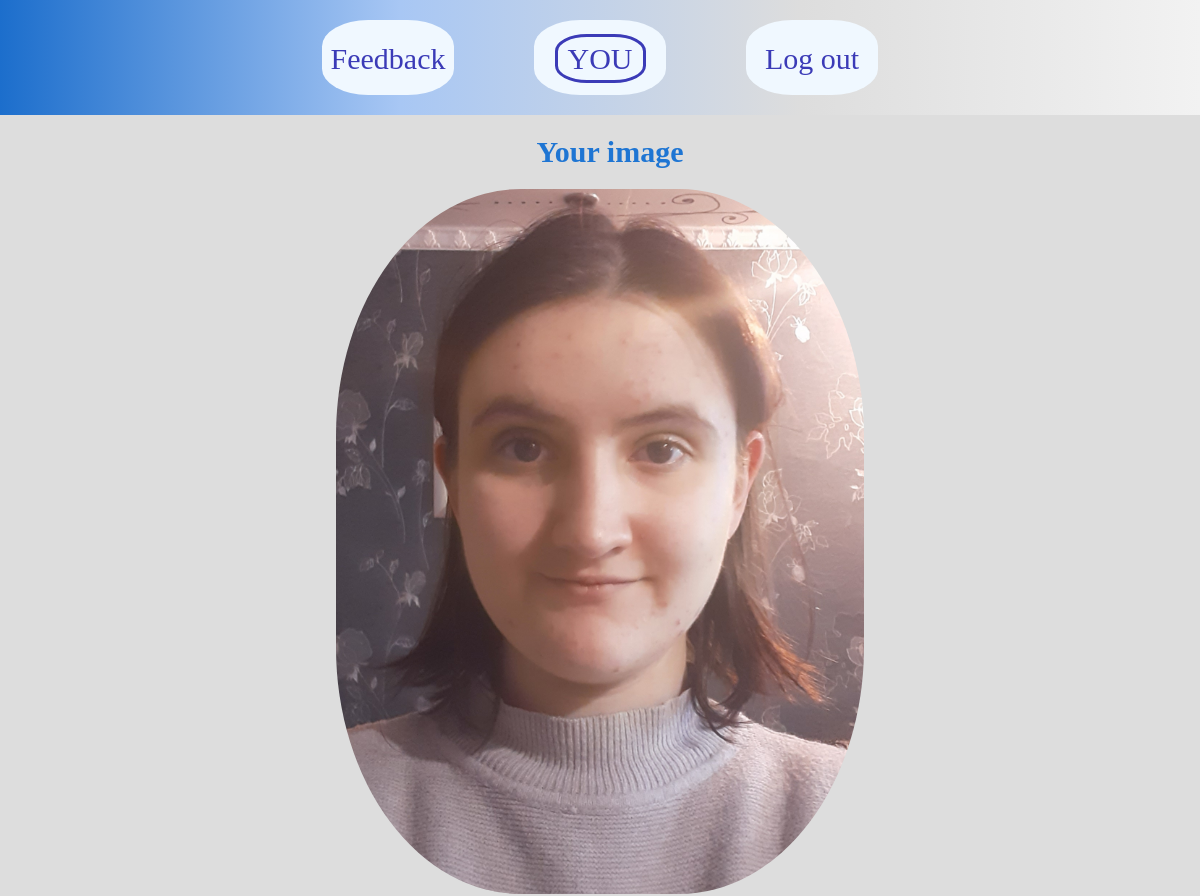
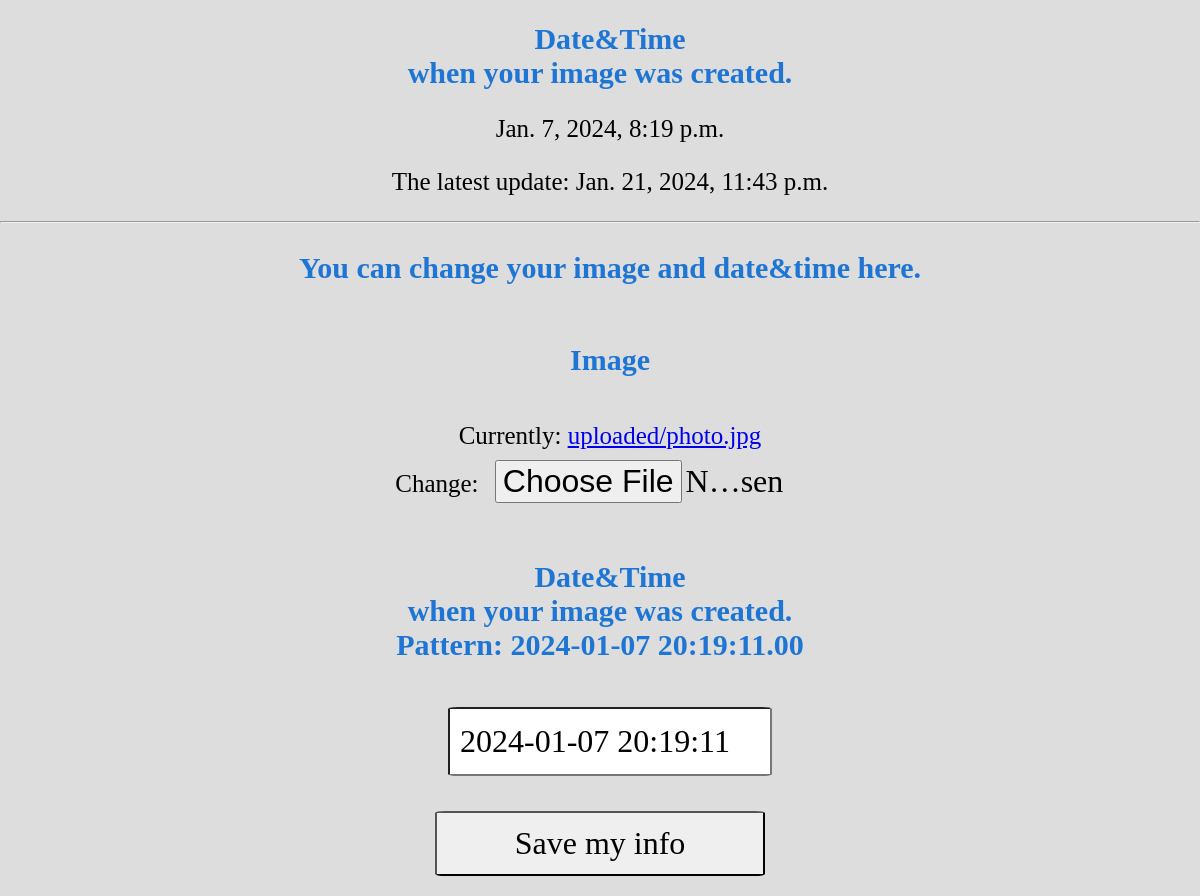
Before: /my_photo/ (signed in) with the older database file (2 pictures, top to bottom).
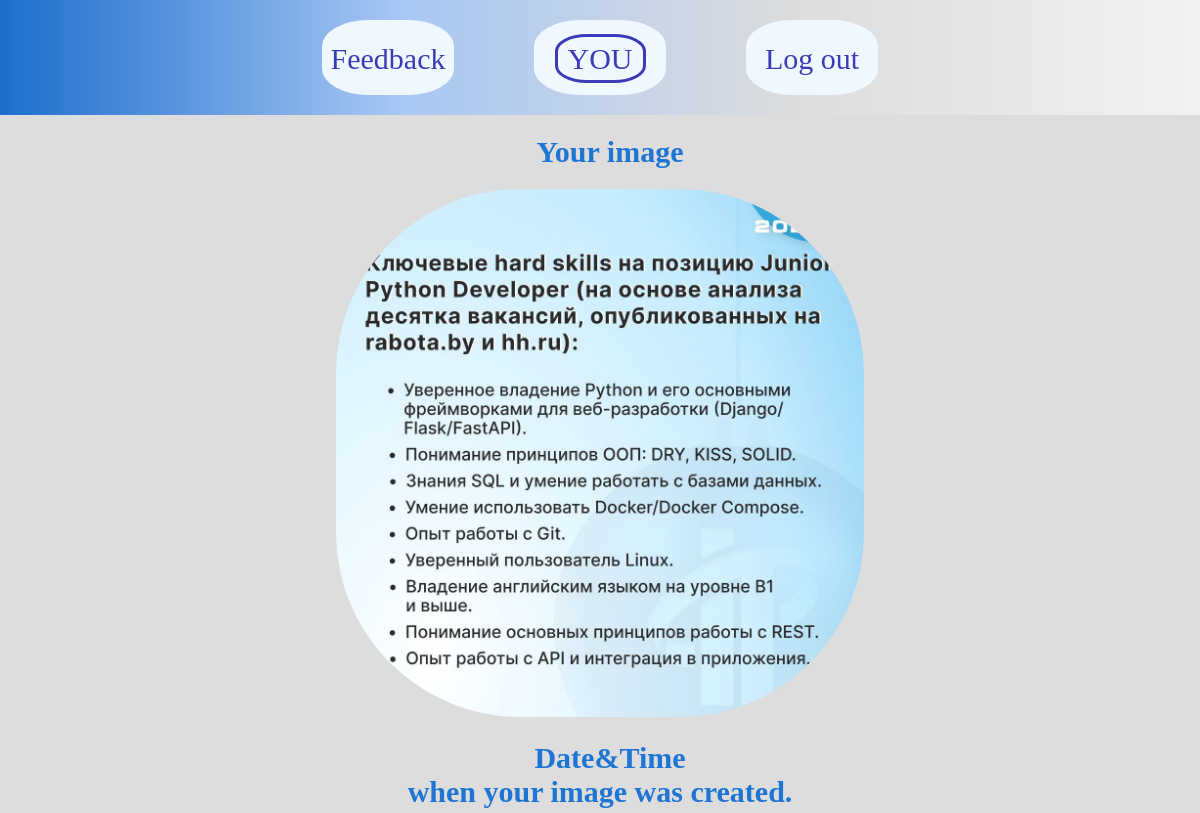
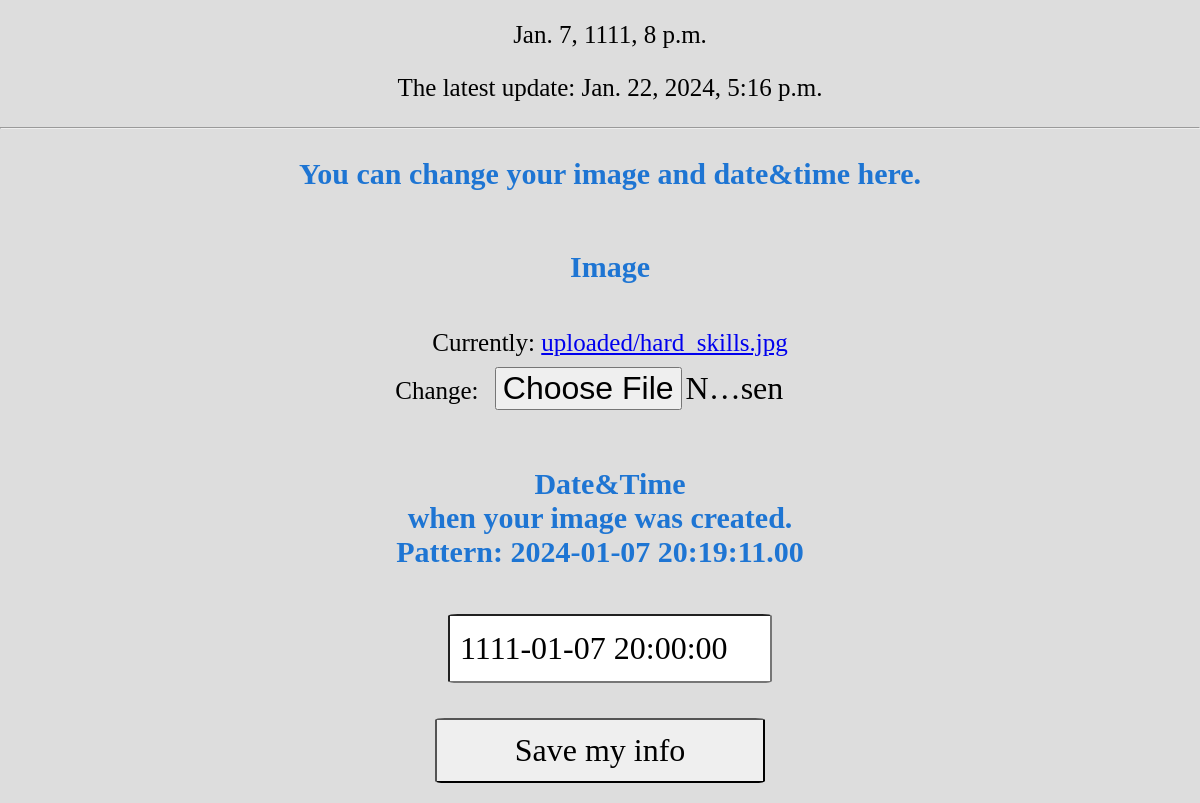
After: the same page with the newer database file (2 pictures, top to bottom).
### main/models.py (models this page shows)
class ParameterIMGMyPhoto(models.Model):
    class Meta:
        verbose_name_plural = 'MyPhoto'
    image = models.ImageField(upload_to='uploaded')
    date_time_pict = models.DateTimeField(default='2024-01-22 21:41:44')
    date_time = models.DateTimeField()
    user = models.OneToOneField(User, on_delete=models.CASCADE)

### main/views.py (the view)
# urls.py: path('my_photo/', main_views.my_photo, name='my_photo'),
@login_required
def my_photo(request):
    user = User.objects.get(username=request.user)
    if request.method == 'POST':
        form = AddMyPhoto(request.POST, request.FILES)
        if MyPhoto.objects.filter(user_id=user.id).exists():
            MyPhoto.objects.filter(user_id=user.id).delete()
            if form.is_valid():
                save_taken_info(form, user)
        else:
            if form.is_valid():
                save_taken_info(form, user)
        return redirect('/my_photo/')
    else:
        if MyPhoto.objects.filter(user_id=user.id).exists():
            model = MyPhoto.objects.get(user_id=user.id)
            form = AddMyPhoto(instance=model)
            return render(request, 'show_my_photo.html', {'model':model, 'media':media_url, 'form':form})
        else:
            form = AddMyPhoto()
            return render(request, 'my_photo.html', {'form': form})

### main/forms.py
class AddParameterIMGMyPhoto(forms.ModelForm):
    class Meta:
        model = ParameterIMGMyPhoto
        fields = ('image', 'date_time_pict',)

### main/templates/show/show_my_photo.html (shortened to what this page needs)
{% extends 'base.html' %}
{% load static %}
{% block 'links' %}<link rel="stylesheet" type="text/css" href="{% static 'main/css/form.css' %}">{% endblock %}
{% block 'content' %}
<h1>Your image</h1>
<img src="{{ media }}{{ model.image }}">
<h1>Date&Time<br>when your image was created.</h1>
<p>{{ model.date_time_pict }}</p>
<p>The latest update: {{ model.date_time }}</p>
<hr>
<form method="post" enctype="multipart/form-data">
    <h1>You can change your image and date&time here.</h1>
    <br>
    <h1>Image</h1>
    <p>{{ form.image }}</p>
    <h1>Date&Time<br>when your image was created.<br>Pattern: 2024-01-07 20:19:11.00</h1>
    <p>{{ form.date_time_pict }}</p>
    <div>
        <input type="submit" value="Save my info">
    </div>
</form>
{% endblock %}

Changed rows visible on the page:
removed ParameterIMGMyPhoto: image (picture), date_time_pict "Jan. 7, 2024, 8:19 p.m.", date_time "Jan. 21, 2024, 11:43 p.m.", date_time_pict "2024-01-07 20:19:11"
added ParameterIMGMyPhoto: image (picture), date_time_pict "Jan. 7, 1111, 8 p.m.", date_time "Jan. 22, 2024, 5:16 p.m.", date_time_pict "1111-01-07 20:00:00"
Other visible differences:
text no longer shown: "Currently: uploaded/photo.jpg Change:"
text now shown: "Currently: uploaded/hard_skills.jpg Change:"
